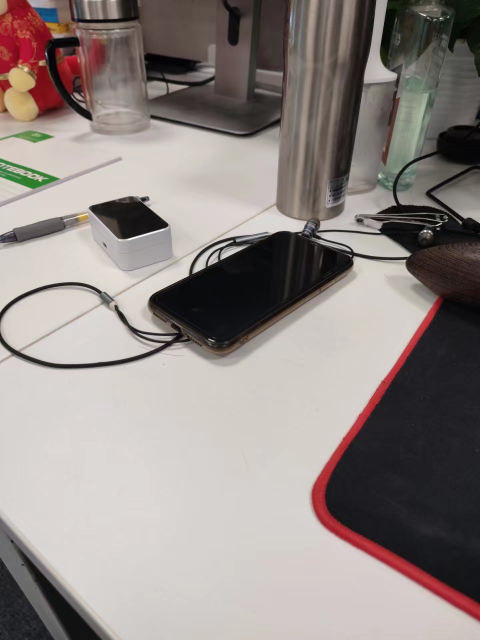
#> input picture b02_test_sift/4ed7a3e4962b59bbfea5c6d959bdff1.jpg, 960 x 1280 px (shown at 1/2 size)
$ python f01_tst_surf.py
#> lines starting #> are read from the running program, lines starting #| are printed output that depends on the picture
"""
@Auth: itmorn
@Date: 2022/8/29-0:00
@Email: 12567148@qq.com
"""
import numpy as np
import cv2
import matplotlib.pyplot as plt

img = cv2.imread('../b02_test_sift/4ed7a3e4962b59bbfea5c6d959bdff1.jpg', 0)
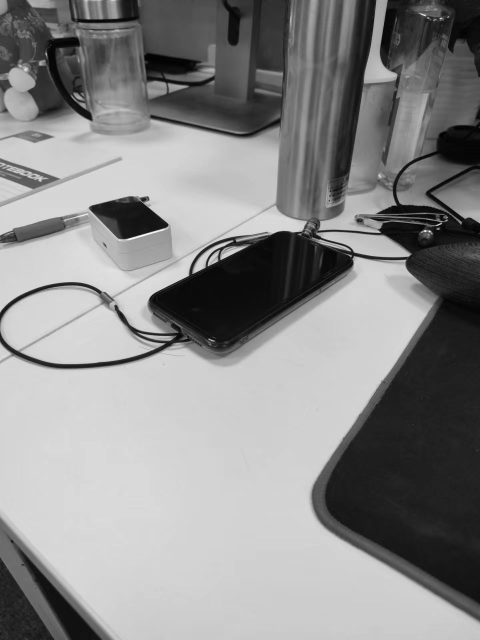
#> img: shape (1280, 960) (shown at 1/2 size); min 0, max 255, mean 138

#> (the run stopped early here; a loop or call above may not have finished)

$ run again, with b02_test_sift/6.jpg copied over b02_test_sift/4ed7a3e4962b59bbfea5c6d959bdff1.jpg
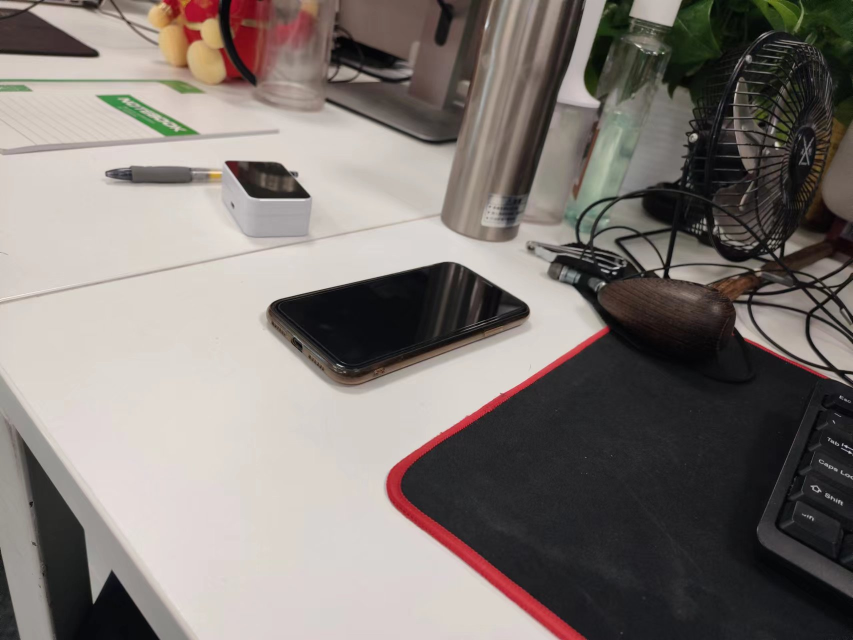
#> input picture b02_test_sift/6.jpg, 1706 x 1280 px (shown at 1/2 size)
#> `img = cv2.imread('../b02_test_sift/4ed7a3e4962b59bbfea5c6d959bdff1.jpg..`:
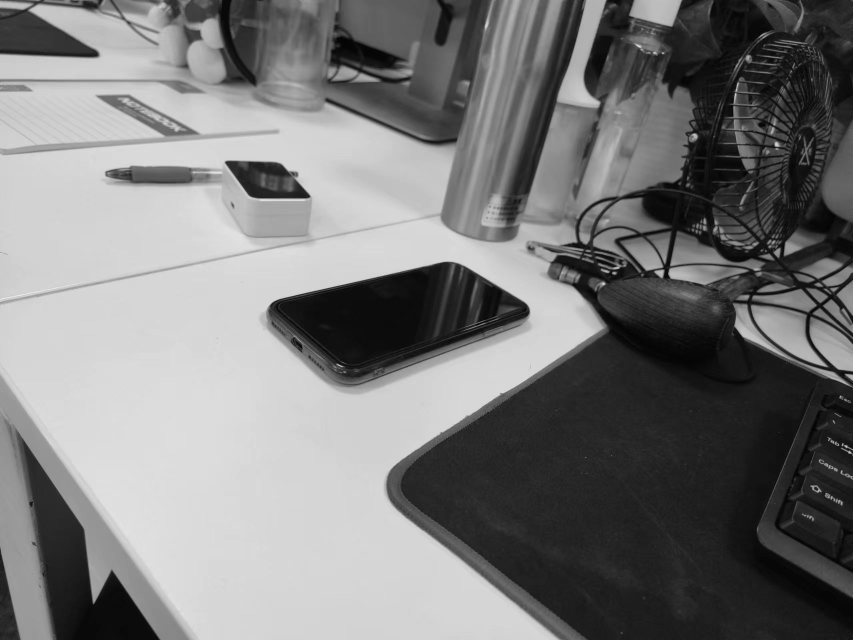
#> img: shape (1280, 1706) (shown at 1/2 size); min 0, max 246, mean 122.2
